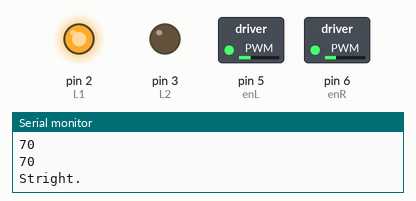
A sketch run on a simulated Arduino Uno, built with avr-gcc and run on an emulated ATmega328P. Parts: switched loads named in the sketch (green lamp = pin HIGH), output pins drawn as LEDs (lit = HIGH), the last lines printed to the serial monitor. Pins used as bus, display or sensor lines are not drawn.

Above: at 0.05 s.
At 1.75 s:
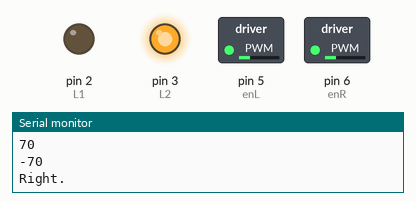
At 3.0 s:
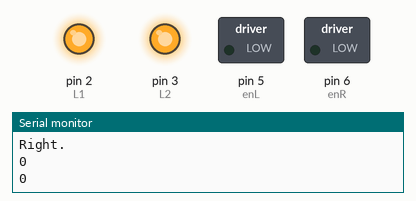
Timing chart, 0 to 7.0 s (numbered marks = the images above):
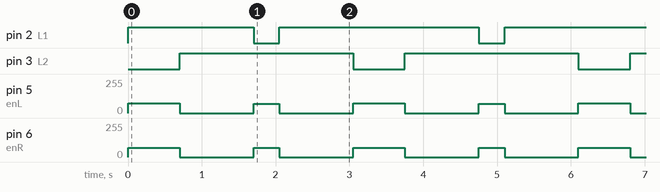

The sketch:

motor_test.ino
```cpp
// connect motor controller pins to Arduino digital pins
// motor one
int enL = 5;
int L1 = 2;
int L2 = 3;
// motor two
int enR = 6;
int R1 = 4;
int R2 = 7;
void setup()
{
  // set all the motor control pins to outputs
  pinMode(enL, OUTPUT);
  pinMode(enR, OUTPUT);
  pinMode(L1, OUTPUT);
  pinMode(L2, OUTPUT);
  pinMode(R1, OUTPUT);
  pinMode(R2, OUTPUT);
  Serial.begin(9600);
}
/*void demoOne()
{
  // this function will run the motors in both directions at a fixed speed
  // turn on motor A
  digitalWrite(in1, HIGH);
  digitalWrite(in2, LOW);
  // set speed to 200 out of possible range 0~255
  analogWrite(enA, 200);
  // turn on motor B
  digitalWrite(in3, HIGH);
  digitalWrite(in4, LOW);
  // set speed to 200 out of possible range 0~255
  analogWrite(enB, 200);
  delay(2000);
  // now change motor directions
  digitalWrite(in1, LOW);
  digitalWrite(in2, HIGH);
  digitalWrite(in3, LOW);
  digitalWrite(in4, HIGH);
  delay(2000);
  // now turn off motors
  digitalWrite(in1, LOW);
  digitalWrite(in2, LOW);
  digitalWrite(in3, LOW);
  digitalWrite(in4, LOW);
}*/
/*void demoTwo()
{
  // this function will run the motors across the range of possible speeds
  // note that maximum speed is determined by the motor itself and the operating voltage
  // the PWM values sent by analogWrite() are fractions of the maximum speed possible
  // by your hardware
  // turn on motors
  int  i=70;
  analogWrite(enA, i);
  analogWrite(enB, i);

  digitalWrite(in1, LOW);
  digitalWrite(in2, HIGH);
  digitalWrite(in3, LOW);
  digitalWrite(in4, HIGH);

  Serial.print("1st: ");
  Serial.println(i);
  delay(3000);
  i=100;
  analogWrite(enA,i);
  analogWrite(enB,i);
  digitalWrite(in1, LOW);
  digitalWrite(in2, HIGH);
  digitalWrite(in3, LOW);
  digitalWrite(in4, HIGH);
  Serial.print("2nd: ");
  Serial.println(i);
  delay(3000);
  i=200;
  analogWrite(enA, i);
  analogWrite(enB, i);

  digitalWrite(in1, HIGH);
  digitalWrite(in2, LOW);
  digitalWrite(in3, HIGH);
  digitalWrite(in4, LOW);
  Serial.print("3rd: ");
  Serial.println(i);
  delay(3000);
  // accelerate from zero to maximum speed
 for (int i = 0; i < 256; i++)
  {
    analogWrite(enA, i);
    analogWrite(enB, i);
    delay(200);
  }
  // decelerate from maximum speed to zero
  for (int i = 255; i >= 0; --i)
  {
    analogWrite(enA, i);
    analogWrite(enB, i);
    delay(200);
  }
  // now turn off motors
  i=0;
  analogWrite(enA,i);
  analogWrite(enB,i);
  digitalWrite(in1, HIGH);
  digitalWrite(in2, HIGH);
  digitalWrite(in3, HIGH);
  digitalWrite(in4, HIGH);
  Serial.print("4th :");
  Serial.println(i);
  delay(3000);
}*/
void loop()
{
 int l=70;
 int r=70;
 set_motors(l,r);
 Serial.println("Stright.");
 delay(700);
 set_motors(0,0);
 delay(1000);
 l=-70;
 r=70;
 set_motors(l,r);
 Serial.println("Right.");
 delay(350);
 set_motors(0,0);
 delay(1000);
  l=70;
  r=70;
 set_motors(l,r);
 Serial.println("Stright.");
 delay(700);
 set_motors(0,0);
 delay(1000);
 l=-70;
 r=70;
 set_motors(l,r);
 Serial.println("Right.");
 delay(350);
 set_motors(0,0);
 delay(1000);
}

int set_motors(int l,int r){   //motor setup
  Serial.println(r);
  Serial.println(l);

  if(l>=0 && r>=0){
    analogWrite(enL,mod(l)+3);
    analogWrite(enR,mod(r));

    digitalWrite(L1,HIGH);
    digitalWrite(L2,LOW);

    digitalWrite(R1,LOW);
    digitalWrite(R2,HIGH);
  }

  if(l<=0 && r>=0){
    analogWrite(enL,mod(l));
    analogWrite(enR,mod(r));

    digitalWrite(L1,LOW);
    digitalWrite(L2,HIGH);

    digitalWrite(R1,LOW);
    digitalWrite(R2,HIGH);
  }

  if(l>=0 && r<=0){
    analogWrite(enL,mod(l));
    analogWrite(enR,mod(r));

    digitalWrite(L1,HIGH);
    digitalWrite(L2,LOW);

    digitalWrite(R1,HIGH);
    digitalWrite(R2,LOW);
  }
  if(l==0 && r== 0){
    analogWrite(enL,0);
    analogWrite(enR,0);

    digitalWrite(L1,HIGH);
    digitalWrite(L2,HIGH);

    digitalWrite(R1,HIGH);
    digitalWrite(R2,HIGH);
  }
}

int mod(int v){
  if(v<0){
    return -1*v;
  }
  else if(v>0){
    return v;
  }
  return v;
}
```

Measured:
- by itself, pin 2 (L1): repeats every 3.1 s: LOW 0.35 s, HIGH 2.7 s
- by itself, pin 3 (L2): alternates HIGH for 2.4 s and LOW for 0.70 s
- by itself, pin 5 (enL): repeats every 3.1 s: 0/255 1.0 s, 70/255 0.35 s, 0/255 1.0 s, 73/255 0.70 s
- by itself, pin 6 (enR): repeats every 3.1 s: 0/255 1.0 s, 70/255 0.35 s, 0/255 1.0 s, 70/255 0.70 s
